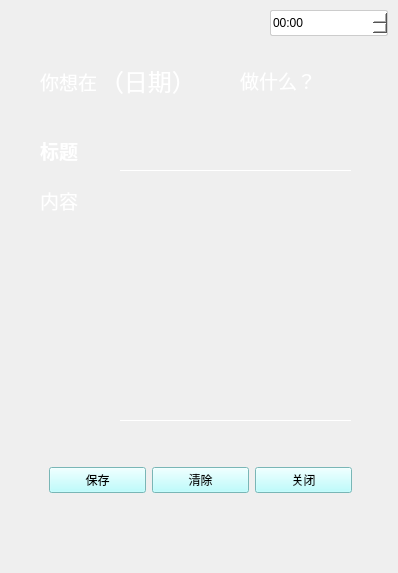
<?xml version="1.0" encoding="UTF-8"?>
<ui version="4.0">
 <class>Reminder</class>
 <widget class="QWidget" name="Reminder">
  <property name="geometry">
   <rect>
    <x>0</x>
    <y>0</y>
    <width>398</width>
    <height>573</height>
   </rect>
  </property>
  <property name="windowTitle">
   <string>Form</string>
  </property>
  <property name="styleSheet">
   <string notr="true">#Reminder{
	background-image: url(:/icons/image3.jpg);
}
QPlainTextEdit{
	background:rgba(0,0,0,0);
	border:1px none white;
	border-bottom:1px solid white;
	color:white;
}
QGroupBox{
	border:1px none white;
}
QLabel{
	color:white;
}</string>
  </property>
  <widget class="QLabel" name="label">
   <property name="geometry">
    <rect>
     <x>40</x>
     <y>70</y>
     <width>57</width>
     <height>23</height>
    </rect>
   </property>
   <property name="minimumSize">
    <size>
     <width>57</width>
     <height>0</height>
    </size>
   </property>
   <property name="font">
    <font>
     <family>Microsoft YaHei UI</family>
     <pointsize>14</pointsize>
    </font>
   </property>
   <property name="text">
    <string>你想在</string>
   </property>
  </widget>
  <widget class="QLabel" name="label_Date">
   <property name="geometry">
    <rect>
     <x>100</x>
     <y>60</y>
     <width>171</width>
     <height>41</height>
    </rect>
   </property>
   <property name="font">
    <font>
     <family>楷体_GB2312</family>
     <pointsize>18</pointsize>
    </font>
   </property>
   <property name="text">
    <string>（日期）</string>
   </property>
  </widget>
  <widget class="QLabel" name="label_3">
   <property name="geometry">
    <rect>
     <x>240</x>
     <y>60</y>
     <width>101</width>
     <height>41</height>
    </rect>
   </property>
   <property name="font">
    <font>
     <family>Microsoft YaHei UI</family>
     <pointsize>14</pointsize>
    </font>
   </property>
   <property name="text">
    <string>做什么？</string>
   </property>
  </widget>
  <widget class="QLabel" name="label_4">
   <property name="geometry">
    <rect>
     <x>40</x>
     <y>130</y>
     <width>41</width>
     <height>41</height>
    </rect>
   </property>
   <property name="font">
    <font>
     <family>Microsoft YaHei UI</family>
     <pointsize>14</pointsize>
     <bold>true</bold>
    </font>
   </property>
   <property name="text">
    <string>标题</string>
   </property>
  </widget>
  <widget class="QLabel" name="label_5">
   <property name="geometry">
    <rect>
     <x>40</x>
     <y>180</y>
     <width>41</width>
     <height>41</height>
    </rect>
   </property>
   <property name="font">
    <font>
     <family>Microsoft YaHei UI</family>
     <pointsize>14</pointsize>
    </font>
   </property>
   <property name="text">
    <string>内容</string>
   </property>
  </widget>
  <widget class="QGroupBox" name="groupBox">
   <property name="geometry">
    <rect>
     <x>40</x>
     <y>440</y>
     <width>321</width>
     <height>81</height>
    </rect>
   </property>
   <property name="sizePolicy">
    <sizepolicy hsizetype="Expanding" vsizetype="Expanding">
     <horstretch>5</horstretch>
     <verstretch>5</verstretch>
    </sizepolicy>
   </property>
   <property name="styleSheet">
    <string notr="true">QPushButton{
	background:rgb(170, 255, 255);
}</string>
   </property>
   <property name="title">
    <string/>
   </property>
   <layout class="QGridLayout" name="gridLayout">
    <item row="0" column="0">
     <widget class="QPushButton" name="pushButton_save">
      <property name="text">
       <string>保存</string>
      </property>
     </widget>
    </item>
    <item row="0" column="1">
     <widget class="QPushButton" name="pushButton_clear">
      <property name="text">
       <string>清除</string>
      </property>
     </widget>
    </item>
    <item row="0" column="2">
     <widget class="QPushButton" name="pushButton_close">
      <property name="text">
       <string>关闭</string>
      </property>
     </widget>
    </item>
   </layout>
  </widget>
  <widget class="QLabel" name="label_2">
   <property name="geometry">
    <rect>
     <x>0</x>
     <y>0</y>
     <width>411</width>
     <height>551</height>
    </rect>
   </property>
   <property name="styleSheet">
    <string notr="true">QLabel{
	background-image: url(:/icons/image3.jpg);
}</string>
   </property>
   <property name="text">
    <string/>
   </property>
  </widget>
  <widget class="QPlainTextEdit" name="plainTextEdit_Title">
   <property name="geometry">
    <rect>
     <x>120</x>
     <y>130</y>
     <width>231</width>
     <height>41</height>
    </rect>
   </property>
   <property name="font">
    <font>
     <family>方正小标宋简体</family>
     <pointsize>14</pointsize>
    </font>
   </property>
  </widget>
  <widget class="QPlainTextEdit" name="plainTextEdit_Content">
   <property name="geometry">
    <rect>
     <x>120</x>
     <y>190</y>
     <width>231</width>
     <height>231</height>
    </rect>
   </property>
   <property name="font">
    <font>
     <family>楷体_GB2312</family>
     <pointsize>14</pointsize>
    </font>
   </property>
   <property name="styleSheet">
    <string notr="true">QPlainTextEdit{
	color:black;
}</string>
   </property>
  </widget>
  <widget class="QTimeEdit" name="timeEdit_selectTime">
   <property name="geometry">
    <rect>
     <x>270</x>
     <y>10</y>
     <width>118</width>
     <height>26</height>
    </rect>
   </property>
   <property name="styleSheet">
    <string notr="true">QTimeEdit
{
    min-height:24px;
    max-height:24px;
    border-radius:2px;
    border:1px solid #cccccc;
	background:rgb(255, 255, 255);
}

QTimeEdit:hover,
QTimeEdit:focus
{
    border-radius:2px;
    border:1px solid #0f6dbe;
}

/*QTimeEdit::down-button
{
    border:none;
    width:30px;
    background-color:white;
}


.QTimeEdit::up-button
{
    border:none;
    width:30px;
    background-color:white;
}*/

</string>
   </property>
   <property name="displayFormat">
    <string>HH:mm</string>
   </property>
  </widget>
  <zorder>label_2</zorder>
  <zorder>label_Date</zorder>
  <zorder>label_3</zorder>
  <zorder>label_4</zorder>
  <zorder>label_5</zorder>
  <zorder>groupBox</zorder>
  <zorder>plainTextEdit_Title</zorder>
  <zorder>plainTextEdit_Content</zorder>
  <zorder>timeEdit_selectTime</zorder>
  <zorder>label</zorder>
 </widget>
 <resources/>
 <connections>
  <connection>
   <sender>pushButton_close</sender>
   <signal>clicked()</signal>
   <receiver>Reminder</receiver>
   <slot>close()</slot>
   <hints>
    <hint type="sourcelabel">
     <x>303</x>
     <y>470</y>
    </hint>
    <hint type="destinationlabel">
     <x>198</x>
     <y>286</y>
    </hint>
   </hints>
  </connection>
  <connection>
   <sender>pushButton_clear</sender>
   <signal>clicked()</signal>
   <receiver>plainTextEdit_Title</receiver>
   <slot>clear()</slot>
   <hints>
    <hint type="sourcelabel">
     <x>200</x>
     <y>480</y>
    </hint>
    <hint type="destinationlabel">
     <x>235</x>
     <y>150</y>
    </hint>
   </hints>
  </connection>
  <connection>
   <sender>pushButton_clear</sender>
   <signal>clicked()</signal>
   <receiver>plainTextEdit_Content</receiver>
   <slot>clear()</slot>
   <hints>
    <hint type="sourcelabel">
     <x>200</x>
     <y>480</y>
    </hint>
    <hint type="destinationlabel">
     <x>235</x>
     <y>305</y>
    </hint>
   </hints>
  </connection>
 </connections>
</ui>
